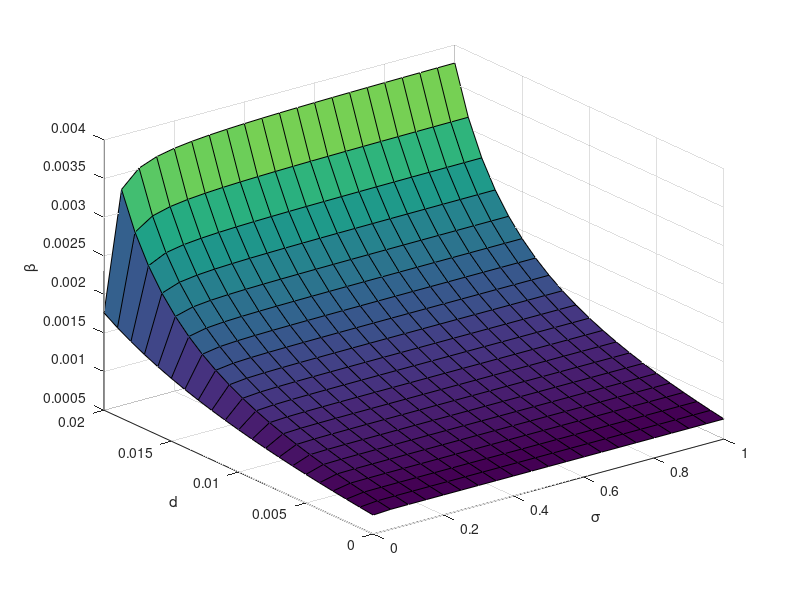

The MATLAB script that drew this image:
% Produces a 3D surface plot of the combinations of beta, sigma, and d that cause a real H*.
% Above the surface we have no real H*.
% On the surface we have an impossible H* (zero denominator).
% Below the surface we have a positive H*.
%
% Last revised 7/26/11, 2:46pm

% Fixed parameters:
muH = 1 / (365*5); % natural adult deaths
muj = 0.36 / (365*2); % natural baby deaths
lambda = 1; % adult hawk immigration rate
delta = 8.9; % food brought in per adult hawk
doveprob = 0.83; % fraction of food that is doves
rho = (1/3)*(1/10); % chance that you get infected from eating infected food
% gamma = 0.59 / 45; % recovery rate
alpha = 1 / (365*2); % fledgeling -> adult conversions per hawk

% ds = linspace(0,0.025,26); % d values to try
 ds = linspace(0,0.02,21);
sigmas = linspace(0,1,21); % sigma values to try
betas = zeros(length(ds),length(sigmas)); % corresponding beta value

% Calculating the beta that corresponds to every sigma/d for the H* denominator to equal 0:
for i = 1:length(ds) % For every d value...
	gamma = (1 - (40*ds(i))) / 40;
	for j = 1:length(sigmas) % For every sigma value...
		ifood = delta * doveprob * rho * sigmas(j);
		betas(i,j) = (1/(alpha*(muj^2+alpha*muj+muj*ds(i)+muj*gamma+alpha*gamma+gamma*ifood)))* ...
			(muH*(ifood*muj^2+ifood*muj*alpha+ifood*ds(i)*muj+ifood*ds(i)*alpha+gamma*ifood*muj+ ...
			alpha*gamma*ifood+muj^3+2*muj^2*alpha+muj^2*ds(i)+2*muj*ds(i)*alpha+muj^2*gamma+ ...
			2*alpha*muj*gamma+alpha^2*muj+alpha^2*ds(i)+alpha^2*gamma));
		% if (betas(i,j) > 0.002)
			% betas(i,j) = 0.002;
		% end
	end
end

% Graphing:
surf(sigmas,ds,betas);
xlabel('\sigma');
ylabel('d');
zlabel('\beta');
% title('Boundary of the real H* region as a function of d, sigma, and beta');

% Views:
% 55,330 for ortho
% 90,0 for beta vs d
% 0,0 for beta vs sigma

% Graphing:
% figure;
% hold on;
% subplot(2,2,1);
	% surf(ds,sigmas,betas);
	% view(0,0);
	% xlabel('d');
	% zlabel('beta');
	% title('beta versus d');
% subplot(2,2,2);
	% surf(ds,sigmas,betas);
	% xlabel('d');
	% ylabel('sigma');
	% zlabel('beta');
	% title('Boundary of the real H* region as a function of d, sigma, and beta');
% subplot(2,2,3);
	% surf(ds,sigmas,betas);
	% view(0,90);
	% xlabel('d');
	% ylabel('sigma');
	% title('sigma versus d');
% subplot(2,2,4);
	% surf(ds,sigmas,betas);
	% view(90,0);
	% ylabel('sigma');
	% zlabel('beta');
	% title('beta versus sigma');